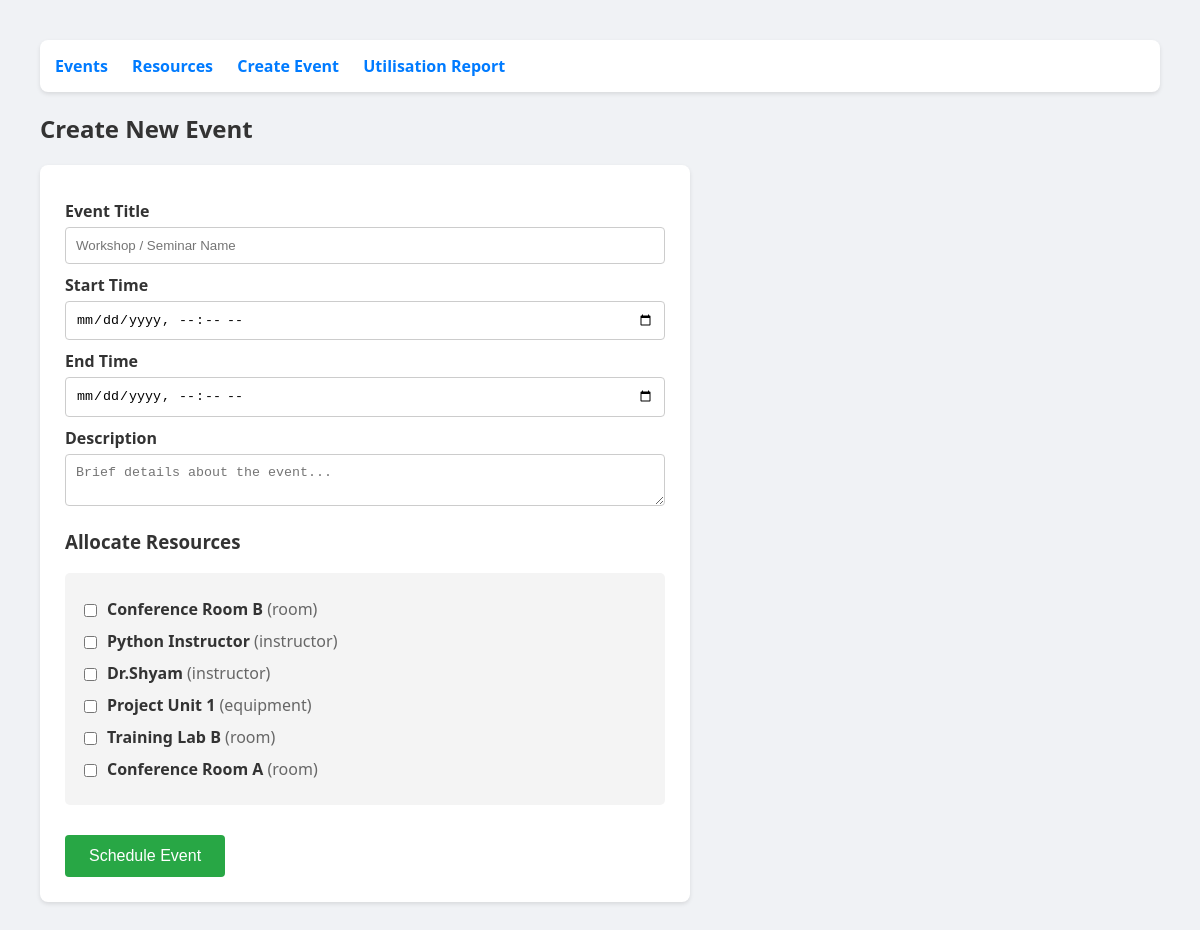
Page /events/add on the committed database.
### models.py (models this page shows)
class Resource(db.Model):
    resource_id = db.Column(db.Integer, primary_key=True)
    resource_name = db.Column(db.String(100), nullable=False)
    resource_type = db.Column(db.String(50), nullable=False)
    allocations = db.relationship('EventResourceAllocation', backref='resource', cascade="all, delete-orphan")

### app.py (the view, shortened to what this page needs)
@app.route('/events/add', methods=['GET', 'POST'])
def add_event():
    all_res = Resource.query.all()
    return render_template('events.html', resources=all_res)

### templates/events.html
{% extends "base.html" %}
{% block content %}
<h2>Create New Event</h2>
<form method="POST">
    <label>Event Title</label>
    <input type="text" name="title" placeholder="Workshop / Seminar Name" required>
    <label>Start Time</label>
    <input type="datetime-local" name="start_time" required>
    <label>End Time</label>
    <input type="datetime-local" name="end_time" required>
    <label>Description</label>
    <textarea name="description" placeholder="Brief details about the event..."></textarea>
    <h3>Allocate Resources</h3>
    <div style="background: #f4f4f4; padding: 15px; border-radius: 5px; margin-bottom: 10px;">
        {% for r in resources %}
        <label style="display: flex; align-items: center; margin-bottom: 10px; font-weight: normal; cursor: pointer;">
            <input type="checkbox" name="resources" value="{{ r.resource_id }}" style="width: auto; margin-right: 10px;">
            <span><strong>{{ r.resource_name }}</strong> <span style="color: #666;">({{ r.resource_type }})</span></span>
        </label>
        {% endfor %}
    </div>
    <button type="submit">Schedule Event</button>
</form>
{% endblock %}

### templates/base.html (style rules this page uses)
body { font-family: 'Segoe UI', Tahoma, Geneva, Verdana, sans-serif; margin: 40px; background-color: #f0f2f5; color: #333; }
form { background: white; padding: 25px; border-radius: 8px; box-shadow: 0 2px 4px rgba(0,0,0,0.1); max-width: 600px; }
label { font-weight: bold; display: block; margin-top: 10px; }
input, select, textarea { margin-top: 5px; width: 100%; padding: 10px; border: 1px solid #ccc; border-radius: 4px; box-sizing: border-box; }
button { margin-top: 20px; background: #28a745; color: white; padding: 12px 24px; border: none; border-radius: 4px; cursor: pointer; font-size: 16px; }

### rows in the picture
Resource: resource_name "Conference Room B", resource_type "room"
Resource: resource_name "Python Instructor", resource_type "instructor"
Resource: resource_name "Dr.Shyam", resource_type "instructor"
Resource: resource_name "Project Unit 1", resource_type "equipment"
Resource: resource_name "Training Lab B", resource_type "room"
Resource: resource_name "Conference Room A", resource_type "room"
